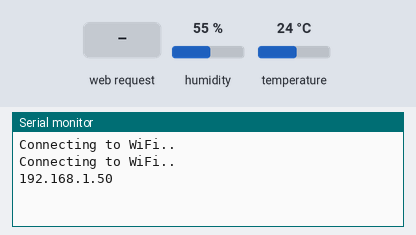
The sketch below on a simulated ESP32. On the bench: the last lines printed to the serial monitor. Inputs (shaded band) come from the test bench; at power-on: humidity 55 %, temperature 24 °C. WiFi joins after 1.5 s; servers stay silent unless stated; storage starts empty.

Above: at 3.2 s.
3.3 s: HTTP request GET /temperature received
At 4.5 s:
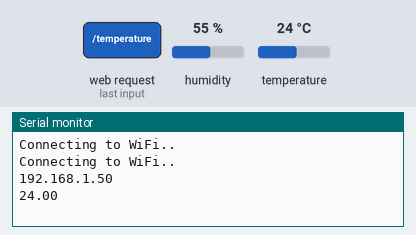
4.8 s: HTTP request GET /humidity received
At 5.8 s:
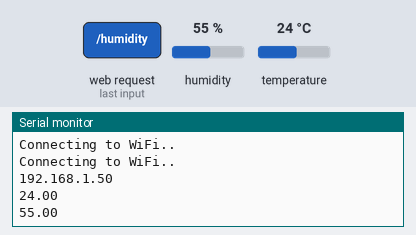

The sketch:

heartRate.ino
```cpp
// (licence header left out)
#include <Arduino.h>
#ifdef ESP32
#include <WiFi.h>
#include <AsyncTCP.h>
#elif defined(ESP8266)
#include <ESP8266WiFi.h>
#include <ESPAsyncTCP.h>
#endif
#include <ESPAsyncWebSrv.h>

AsyncWebServer server(80);
//// Import required libraries
//#ifdef ESP32
//  #include <WiFi.h>
//  #include <AsyncFsWebServer.h>
  #include <SPIFFS.h>
//#else
////  #include <Arduino.h>
////  #include <ESP8266WiFi.h>
////  #include <Hash.h>
////  #include <ESPAsyncTCP.h>
////  #include <ESPAsyncWebServer.h>
////  #include <FS.h>
//#endif
#include <Wire.h>
#include <Adafruit_Sensor.h>
#include <Adafruit_BME280.h>

/*#include <SPI.h>
#define BME_SCK 18
#define BME_MISO 19
#define BME_MOSI 23
#define BME_CS 5*/

Adafruit_BME280 bme; // I2C
//Adafruit_BME280 bme(BME_CS); // hardware SPI
//Adafruit_BME280 bme(BME_CS, BME_MOSI, BME_MISO, BME_SCK); // software SPI

// Replace with your network credentials
const char* ssid = "Redmi";
const char* password = "12345678";

// Create AsyncWebServer object on port 80
//AsyncWebServer server(80);

String readBME280Temperature() {
  // Read temperature as Celsius (the default)
  float t = bme.readTemperature();
  // Convert temperature to Fahrenheit
  //t = 1.8 * t + 32;
  if (0) {
    Serial.println("Failed to read from BME280 sensor!");
    return "";
  }
  else {
    Serial.println(t);
    return String(80);
  }
}

String readBME280Humidity() {
  float h = bme.readHumidity();
  if (isnan(h)) {
    Serial.println("Failed to read from BME280 sensor!");
    return "";
  }
  else {
    Serial.println(h);
    return String("yy");
  }
}

String readBME280Pressure() {
  float p = bme.readPressure() / 100.0F;
  if (isnan(p)) {
    Serial.println("Failed to read from BME280 sensor!");
    return "";
  }
  else {
    Serial.println(p);
    return String(80);
  }
}

void setup(){
  // Serial port for debugging purposes
  Serial.begin(115200);

  bool status;
  // default settings
  // (you can also pass in a Wire library object like &Wire2)
  status = bme.begin(0x76);
  if (!status) {
    Serial.println("Could not find a valid BME280 sensor, check wiring!");
    while (1);
  }

  // Initialize SPIFFS
  if(!SPIFFS.begin()){
    Serial.println("An Error has occurred while mounting SPIFFS");
    return;
  }

  // Connect to Wi-Fi
  WiFi.begin(ssid, password);
  while (WiFi.status() != WL_CONNECTED) {
    delay(1000);
    Serial.println("Connecting to WiFi..");
  }

  // Print ESP32 Local IP Address
  Serial.println(WiFi.localIP());

  // Route for root / web page
  server.on("/", HTTP_GET, [](AsyncWebServerRequest *request){
    request->send(SPIFFS, "/index.html");
  });
  server.on("/temperature", HTTP_GET, [](AsyncWebServerRequest *request){
    request->send_P(200, "text/plain", readBME280Temperature().c_str());
  });
  server.on("/humidity", HTTP_GET, [](AsyncWebServerRequest *request){
    request->send_P(200, "text/plain", readBME280Humidity().c_str());
  });
  server.on("/pressure", HTTP_GET, [](AsyncWebServerRequest *request){
    request->send_P(200, "text/plain", readBME280Pressure().c_str());
  });

  // Start server
  server.begin();
}

void loop(){

}
```

Measured:
- after the input at 3.3 s, the serial monitor: prints a new line at once (image 1)
- after the input at 4.8 s, the serial monitor: prints a new line at once (image 2)
